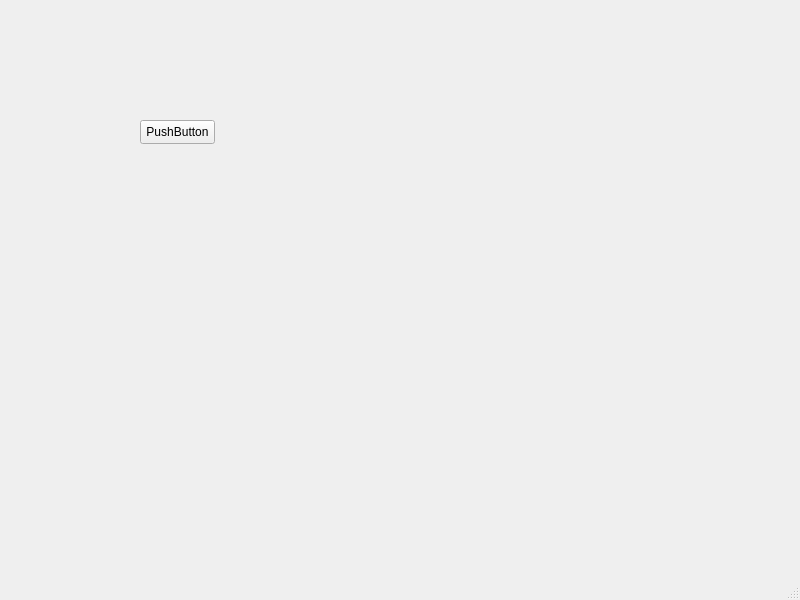
<?xml version="1.0" encoding="UTF-8"?>
<ui version="4.0">
 <class>MainWindow</class>
 <widget class="QMainWindow" name="MainWindow">
  <property name="geometry">
   <rect>
    <x>0</x>
    <y>0</y>
    <width>800</width>
    <height>600</height>
   </rect>
  </property>
  <property name="windowTitle">
   <string>MainWindow</string>
  </property>
  <widget class="QWidget" name="centralwidget">
   <widget class="QPushButton" name="pushButton">
    <property name="geometry">
     <rect>
      <x>140</x>
      <y>120</y>
      <width>75</width>
      <height>24</height>
     </rect>
    </property>
    <property name="text">
     <string>PushButton</string>
    </property>
   </widget>
  </widget>
  <widget class="QMenuBar" name="menubar">
   <property name="geometry">
    <rect>
     <x>0</x>
     <y>0</y>
     <width>800</width>
     <height>22</height>
    </rect>
   </property>
  </widget>
  <widget class="QStatusBar" name="statusbar"/>
 </widget>
 <resources/>
 <connections/>
</ui>
